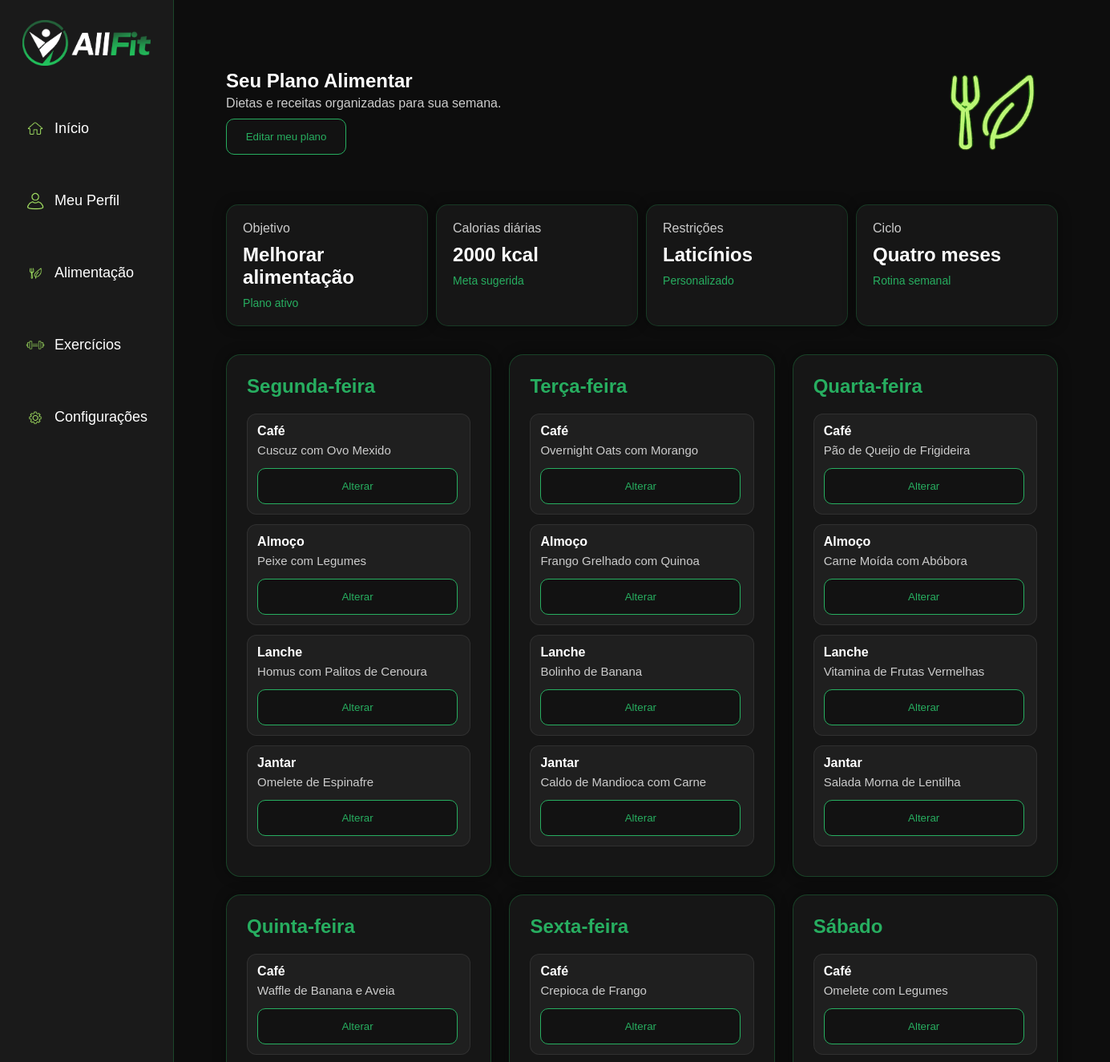
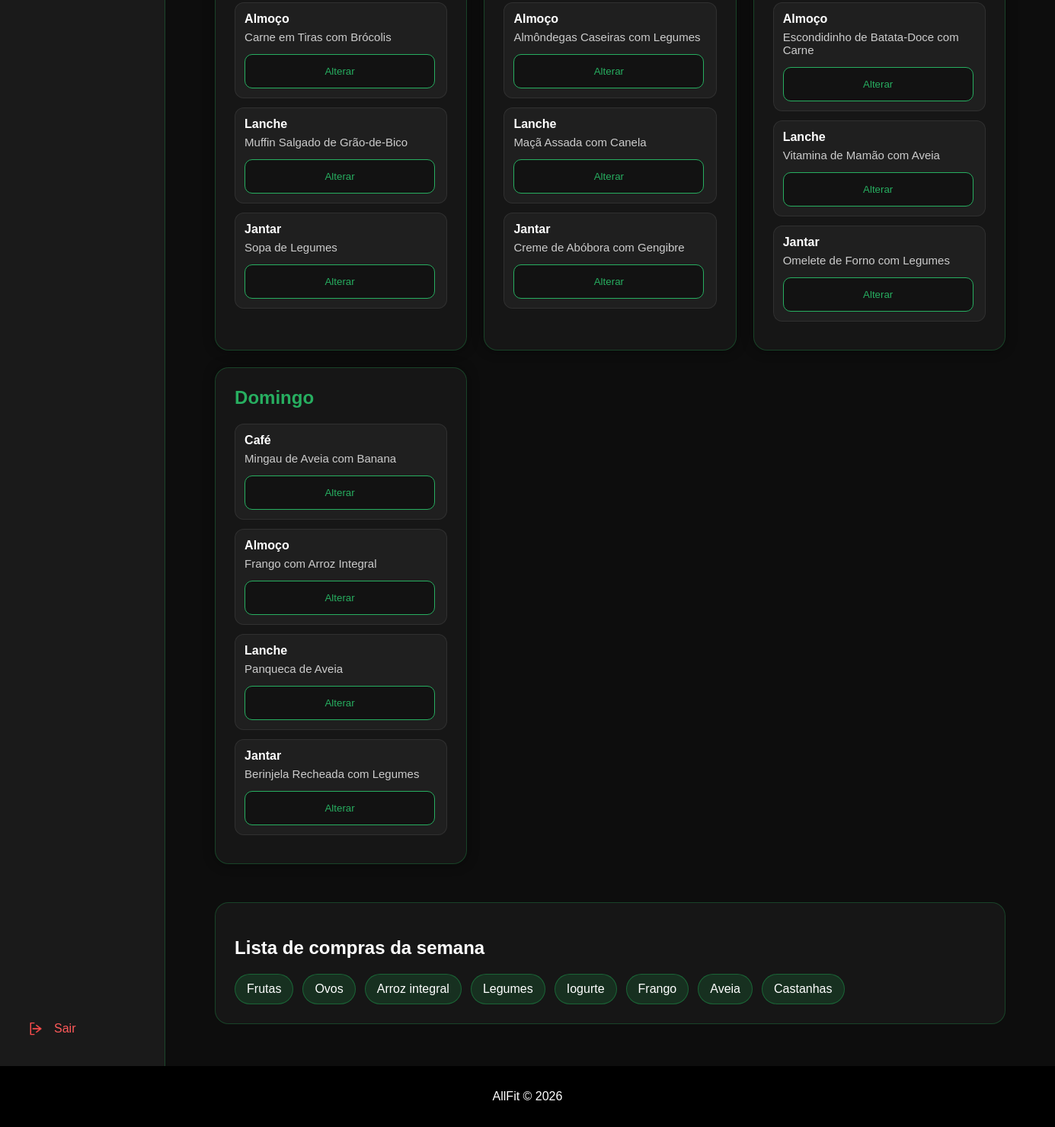
/rotina_dieta.php (signed in), run on the app's committed database (2 pictures, top to bottom).
### tables this page shows
CREATE TABLE IF NOT EXISTS `objetivos` (
  `id_objetivo` int(11) NOT NULL AUTO_INCREMENT,
  `nome` varchar(100) NOT NULL,
  PRIMARY KEY (`id_objetivo`)
);

CREATE TABLE IF NOT EXISTS `dietas` (
  `id_dieta` int(11) NOT NULL AUTO_INCREMENT,
  `id_usuario` int(11) NOT NULL,
  `valor_maximo` decimal(10,2) DEFAULT NULL,
  `grupo_alimentar` varchar(100) DEFAULT NULL,
  `meta_calorias` int(11) DEFAULT NULL,
  `hora_cafe` time DEFAULT NULL,
  `hora_almoco` time DEFAULT NULL,
  `hora_janta` time DEFAULT NULL,
  `ciclo` varchar(50) DEFAULT NULL,
  `usa_suplemento` tinyint(1) NOT NULL,
  `suplemento` varchar(100) DEFAULT NULL,
  `alimentos_nao_consumidos` mediumtext,
  PRIMARY KEY (`id_dieta`)
);

CREATE TABLE IF NOT EXISTS `cardapio_dieta` (
  `id_cardapio` int(11) NOT NULL AUTO_INCREMENT,
  `id_dieta` int(11) NOT NULL,
  `dia_semana` varchar(20) NOT NULL,
  `tipo_refeicao` varchar(30) NOT NULL,
  `id_receita` int(11) NOT NULL,
  PRIMARY KEY (`id_cardapio`),
  UNIQUE KEY `uk_dieta_dia_refeicao` (`id_dieta`,`dia_semana`,`tipo_refeicao`)
);

CREATE TABLE IF NOT EXISTS `receitas` (
  `id_receita` int(11) NOT NULL AUTO_INCREMENT,
  `nome` varchar(100) NOT NULL,
  `descricao` text NOT NULL,
  `ingredientes` text NOT NULL,
  `modo_preparo` text NOT NULL,
  `calorias` int(11) NOT NULL,
  `tempo_preparo` int(11) NOT NULL,
  `tipo_refeicao` varchar(50) NOT NULL,
  `imagem` varchar(300) NOT NULL,
  PRIMARY KEY (`id_receita`)
);

### rotina_dieta.php (the view, shortened to what the rows shown need)
<?php
    $id_usuario = (int) $_SESSION["id_usuario"];
    $sql_dieta = mysql_query("
        SELECT *
        FROM dietas
        WHERE id_usuario = '$id_usuario'
        ORDER BY id_dieta DESC
        LIMIT 1
    ");
    $tem_dieta = mysql_num_rows($sql_dieta) > 0;
    $dieta = null;
    $id_dieta = 0;
    if ($tem_dieta) {
        $dieta = mysql_fetch_assoc($sql_dieta);
        $id_dieta = (int) $dieta["id_dieta"];
    }
    $sql_perfil = mysql_query("
        SELECT idade, altura, peso
        FROM perfis
        WHERE id_usuario = '$id_usuario'
    ");
    $perfil = null;
    if (mysql_num_rows($sql_perfil) > 0) {
        $perfil = mysql_fetch_assoc($sql_perfil);
    }
    $objetivo = "Não definido";
    $id_objetivo = 0;
    if (
        $perfil != null &&
        $perfil["peso"] != "" &&
        $perfil["altura"] != "" &&
        $perfil["peso"] > 0 &&
        $perfil["altura"] > 0
    ) {
        $peso = $perfil["peso"];
        $altura = $perfil["altura"];
        if ($altura > 0) {
            $imc = $peso / ($altura * $altura);
            if ($imc < 18.5) {
                $id_objetivo = 2;
            }
            else if ($imc < 25) {
                $id_objetivo = 1;
            }
            else {
                $id_objetivo = 3;
            }
            $sql_objetivo = mysql_query("
                SELECT nome
                FROM objetivos
                WHERE id_objetivo = '$id_objetivo'
            ");
            if (mysql_num_rows($sql_objetivo) > 0) {
                $dados_objetivo = mysql_fetch_assoc($sql_objetivo);
                $objetivo = $dados_objetivo["nome"];
            }
        }
    }
    $restricoes = array();
    $ids_restricoes = array();
    if ($tem_dieta) {
        $sql_restricoes = mysql_query("
            SELECT
                ra.id_restricao,
                ra.nome
            FROM dieta_restricao dr
            INNER JOIN restricoes_alimentares ra
                ON dr.id_restricao = ra.id_restricao
            WHERE dr.id_dieta = '$id_dieta'
        ");
        while ($restricao = mysql_fetch_assoc($sql_restricoes)) {
            $ids_restricoes[] = (int) $restricao["id_restricao"];
            $restricoes[] = $restricao["nome"];
        }
    }
    if (count($restricoes) == 0) {
        $texto_restricoes = "Nenhuma";
    }
    else {
        $texto_restricoes = implode(", ", $restricoes);
    }
    $tipos_refeicao = array(
        "Café da manhã",
        "Almoço",
        "Lanche",
        "Jantar"
    );
    $dias_semana = array(
        "Segunda-feira",
        "Terça-feira",
        "Quarta-feira",
        "Quinta-feira",
        "Sexta-feira",
        "Sábado",
        "Domingo"
    );
    $receitas = array();
    if ($tem_dieta && $id_objetivo > 0) {
        $filtro_restricoes = "";
        if (count($ids_restricoes) > 0) {
            $lista_ids = implode(
                ",",
                array_map("intval", $ids_restricoes)
            );
            $filtro_restricoes = "
                AND NOT EXISTS (
                    SELECT 1
                    FROM receita_restricao rr
                    WHERE rr.id_receita = r.id_receita
                    AND rr.id_restricao IN ($lista_ids)
                )
            ";
        }
        $sql_receitas = mysql_query("
            SELECT DISTINCT
                r.id_receita,
                r.nome,
                r.descricao,
                r.calorias,
                r.tempo_preparo,
                r.tipo_refeicao,
                r.imagem
            FROM receitas r
            INNER JOIN receita_objetivo ro
                ON r.id_receita = ro.id_receita
            WHERE ro.id_objetivo = '$id_objetivo'
            $filtro_restricoes
            ORDER BY r.tipo_refeicao, r.nome
        ");
        while ($receita = mysql_fetch_assoc($sql_receitas)) {
            $receitas[] = $receita;
        }
    }
    $cardapio_salvo = array();
    if ($tem_dieta) {
        $sql_cardapio = mysql_query("
            SELECT
                cd.id_cardapio,
                cd.dia_semana,
                cd.tipo_refeicao,
                cd.id_receita,
                r.nome,
                r.descricao,
                r.calorias,
                r.tempo_preparo
            FROM cardapio_dieta cd
            INNER JOIN receitas r
                ON cd.id_receita = r.id_receita
            WHERE cd.id_dieta = '$id_dieta'
            ORDER BY cd.id_cardapio
        ");
        while ($item = mysql_fetch_assoc($sql_cardapio)) {
            $dia = $item["dia_semana"];
            $tipo = $item["tipo_refeicao"];
            $cardapio_salvo[$dia][$tipo] = $item;
        }
    }
    if ($objetivo == "Ganhar Massa") {
        $compras = array(
            "Ovos",
            "Frango",
            "Arroz",
            "Feijão",
            "Banana",
            "Aveia",
            "Batata doce",
            "Macarrão integral"
        );
    }
    else {
        $compras = array(
            "Frutas",
            "Ovos",
            "Arroz integral",
            "Legumes",
            "Iogurte",
            "Frango",
            "Aveia",
            "Castanhas"
        );
    }
?>
<html lang="pt-br">
<head>
    <link rel="stylesheet" href="Base_Style.css">
    <link rel="stylesheet" href="dashboardStyle.css">
</head>
<body>
    <div class="pagina-dashboard">
        <section class="dashboard">
            <div class="page-container">
                <main class="conteudo-dash">
                    <div class="topo-dash">
                        <div class="texto-topo">
                            <div>
                                <h1>Seu Plano Alimentar</h1>
                            </div>
                        </div>
                    </div>
                    <?php if (!$tem_dieta) { ?>
                        <section class="resumo-alimentar">
                            <div class="dash-card">
                                <p>Objetivo</p>
                                <h2>Não definido</h2>
                                <span>Sem plano ativo</span>
                            </div>
                            <div class="dash-card">
                                <p>Calorias diárias</p>
                                <h2>-- kcal</h2>
                                <span>Não definido</span>
                            </div>
                            <div class="dash-card">
                                <p>Restrições</p>
                                <h2>Não definido</h2>
                                <span>Não personalizado</span>
                            </div>
                            <div class="dash-card">
                                <p>Ciclo</p>
                                <h2>--</h2>
                                <span>Sem rotina</span>
                            </div>
                        </section>
                        <section class="area-plano" id="areaPlano">
                            <div
                                class="semana-card"
                                style="grid-column: 1 / -1; text-align:center;">
                                <h2>Nenhuma dieta cadastrada</h2>
                                <p>
                                    Você ainda não criou um plano alimentar.
                                </p>
                                <br>
                                <a href="dieta.php" class="primary-button">
                                    Criar plano alimentar
                                </a>
                            </div>
                        </section>
                    <?php } else { ?>
                        <section class="resumo-alimentar">
                            <div class="dash-card">
                                <p>Objetivo</p>
                                <h2>
                                    <?php echo htmlspecialchars($objetivo, ENT_QUOTES, "UTF-8"); ?>
                                </h2>
                                <span>Plano ativo</span>
                            </div>
                            <div class="dash-card">
                                <p>Calorias diárias</p>
                                <h2>
                                    <?php echo $dieta["meta_calorias"]; ?> kcal
                                </h2>
                                <span>Meta sugerida</span>
                            </div>
                            <div class="dash-card">
                                <p>Restrições</p>
                                <h2>
                                    <?php echo htmlspecialchars($texto_restricoes, ENT_QUOTES, "UTF-8"); ?>
                                </h2>
                                <span>Personalizado</span>
                            </div>
                            <div class="dash-card">
                                <p>Ciclo</p>
                                <h2>
                                    <?php echo htmlspecialchars($dieta["ciclo"], ENT_QUOTES, "UTF-8"); ?>
                                </h2>
                                <span>Rotina semanal</span>
                            </div>
                        </section>
                        <?php if ($id_objetivo == 0) { ?>
                            <section class="area-plano">
                                <div class="semana-card" style="grid-column: 1 / -1; text-align:center;">
                                    <h2>Perfil incompleto</h2>
                                    <p>
                                        Para montar seu cardápio, complete seu perfil
                                        com peso e altura.
                                    </p>
                                    <br>
                                    <a href="perfil.php" class="primary-button">
                                        Completar perfil
                                    </a>
                                </div>
                            </section>
                        <?php } else { ?>
                            <section class="area-plano" id="areaPlano">
                                <?php foreach ($dias_semana as $dia) { ?>
                                    <div class="semana-card">
                                        <h2>
                                            <?php echo htmlspecialchars($dia, ENT_QUOTES, "UTF-8"); ?>
                                        </h2>
                                        <?php foreach ($tipos_refeicao as $tipo) { ?>
                                            <div class="comida-item">
                                                <b>
                                                    <?php
                                                        if ($tipo == "Café da manhã") {
                                                            echo "Café";
                                                        }
                                                        else {
                                                            echo htmlspecialchars($tipo, ENT_QUOTES, "UTF-8");
                                                        }
                                                    ?>
                                                </b>
                                                <?php if (isset($cardapio_salvo[$dia][$tipo])) { ?>
                                                    <?php $item = $cardapio_salvo[$dia][$tipo]; ?>
                                                    <span>
                                                        <?php echo htmlspecialchars($item["nome"], ENT_QUOTES, "UTF-8"); ?>
                                                    </span>
                                                    <button
                                                        type="button"
                                                        class="secondary-button"
                                                        style="margin-top: 8px;"
                                                        onclick="abrirModalTroca(<?php echo (int) $item['id_cardapio']; ?>)">
                                                        Alterar
                                                    </button>
                                                <?php } else { ?>
                                                    <span>
                                                        Nenhuma receita disponível para esta refeição.
                                                    </span>
                                                <?php } ?>
                                            </div>
                                        <?php } ?>
                                    </div>
                                <?php } ?>
                            </section>
                            <section class="lista-compras">
                                <h2>Lista de compras da semana</h2>
                                <div class="compras-grid" id="comprasGrid">
                                    <?php foreach ($compras as $item) { ?>
                                        <span>
                                            <?php echo htmlspecialchars($item, ENT_QUOTES, "UTF-8"); ?>
                                        </span>
                                    <?php } ?>
                                </div>
                            </section>
                        <?php } ?>
                    <?php } ?>
                </main>
            </div>
        </section>
    </div>
</body>
</html>

### data on the page
objetivos: nome "Melhorar alimentação"
dietas: meta_calorias "2000", ciclo "Quatro meses"
cardapio_dieta: shows "Café", id_receita.nome "Cuscuz com Ovo Mexido"
cardapio_dieta: tipo "Almoço", id_receita.nome "Peixe com Legumes"
cardapio_dieta: tipo "Lanche", id_receita.nome "Homus com Palitos de Cenoura"
cardapio_dieta: tipo "Jantar", id_receita.nome "Omelete de Espinafre"
cardapio_dieta: shows "Café", id_receita.nome "Overnight Oats com Morango"
cardapio_dieta: tipo "Almoço", id_receita.nome "Frango Grelhado com Quinoa"
cardapio_dieta: tipo "Lanche", id_receita.nome "Bolinho de Banana"
cardapio_dieta: tipo "Jantar", id_receita.nome "Caldo de Mandioca com Carne"
cardapio_dieta: shows "Café", id_receita.nome "Pão de Queijo de Frigideira"
cardapio_dieta: tipo "Almoço", id_receita.nome "Carne Moída com Abóbora"
cardapio_dieta: tipo "Lanche", id_receita.nome "Vitamina de Frutas Vermelhas"
cardapio_dieta: tipo "Jantar", id_receita.nome "Salada Morna de Lentilha"
cardapio_dieta: shows "Café", id_receita.nome "Waffle de Banana e Aveia"
cardapio_dieta: tipo "Almoço", id_receita.nome "Carne em Tiras com Brócolis"
cardapio_dieta: tipo "Lanche", id_receita.nome "Muffin Salgado de Grão-de-Bico"
cardapio_dieta: tipo "Jantar", id_receita.nome "Sopa de Legumes"
cardapio_dieta: shows "Café", id_receita.nome "Crepioca de Frango"
cardapio_dieta: tipo "Almoço", id_receita.nome "Almôndegas Caseiras com Legumes"
cardapio_dieta: tipo "Lanche", id_receita.nome "Maçã Assada com Canela"
cardapio_dieta: tipo "Jantar", id_receita.nome "Creme de Abóbora com Gengibre"
cardapio_dieta: shows "Café", id_receita.nome "Omelete com Legumes"
cardapio_dieta: tipo "Almoço", id_receita.nome "Escondidinho de Batata-Doce com Carne"
cardapio_dieta: tipo "Lanche", id_receita.nome "Vitamina de Mamão com Aveia"
cardapio_dieta: tipo "Jantar", id_receita.nome "Omelete de Forno com Legumes"
cardapio_dieta: shows "Café", id_receita.nome "Mingau de Aveia com Banana"
cardapio_dieta: tipo "Almoço", id_receita.nome "Frango com Arroz Integral"
cardapio_dieta: tipo "Lanche", id_receita.nome "Panqueca de Aveia"
cardapio_dieta: tipo "Jantar", id_receita.nome "Berinjela Recheada com Legumes"

### other printed values
$texto_restricoes "Laticínios"
$dia "Segunda-feira"
$dia "Terça-feira"
$dia "Quarta-feira"
$dia "Quinta-feira"
$dia "Sexta-feira"
$dia "Sábado"
$dia "Domingo"
$item "Frutas"
$item "Ovos"
$item "Arroz integral"
$item "Legumes"
$item "Iogurte"
$item "Frango"
$item "Aveia"
